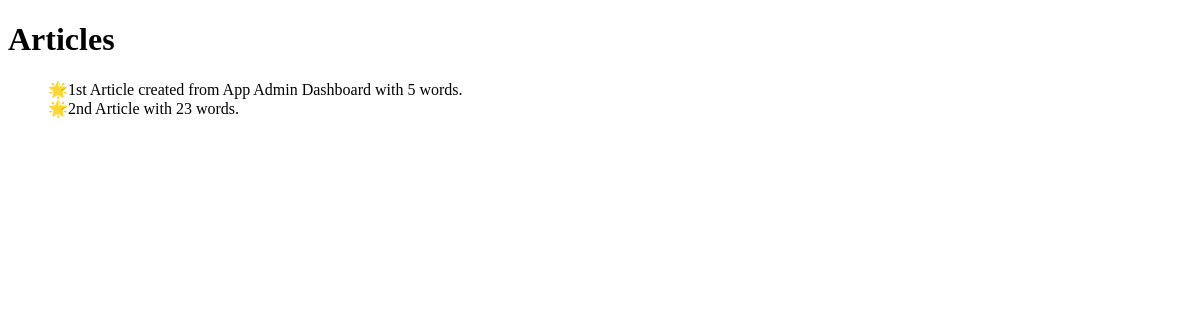
The app's page /, older data.
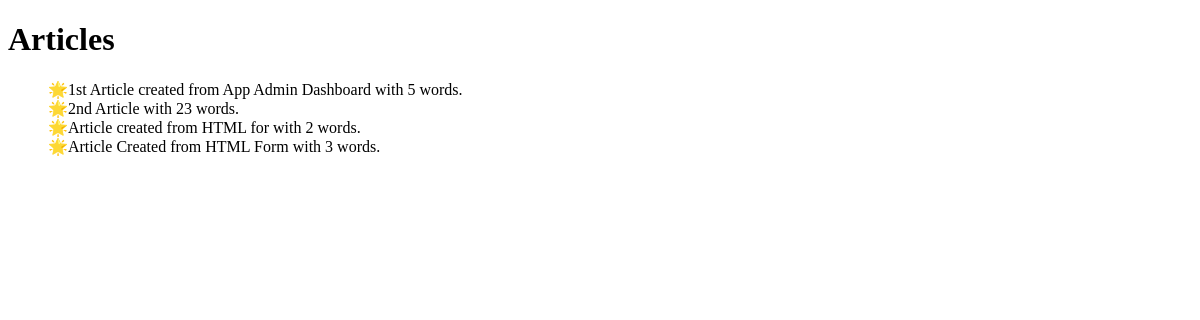
The same page, newer data.
### app/models.py (models this page shows)
class Article(models.Model):
    title = models.CharField(max_length=100)
    content = models.TextField(blank=True, default="")
    wordCount = models.IntegerField()
    twitterPost = models.TextField(blank=True, default="")
    status = models.CharField(
        max_length=20,
        choices=ARTICLE_STATUS,
        default='draft',
    )
    createdAt = models.DateTimeField(auto_now_add=True)
    updatedAt = models.DateTimeField(auto_now=True)

### app/views.py (the view)
# urls.py: path("", ArticleListView.as_view(), name = 'home'),
class ArticleListView(ListView):
    template_name = 'app/home.html'
    model = Article
    context_object_name = "articles"

### templates/app/home.html (shortened to what this page needs)
<!doctype html>
<html lang="en">
  <head>
  </head>
  <body>
    <h1>Articles</h1>
    <ul style="list-style-type: none">
      {% for article in articles %}
      <li>🌟{{ article.title }} with {{ article.wordCount }} words.</li>
      {% endfor %}
    </ul>
  </body>
</html>

Row changes from the older to the newer data that the page shows:
added Article: title "Article created from HTML for", wordCount "2"
added Article: title "Article Created from HTML Form", wordCount "3"
